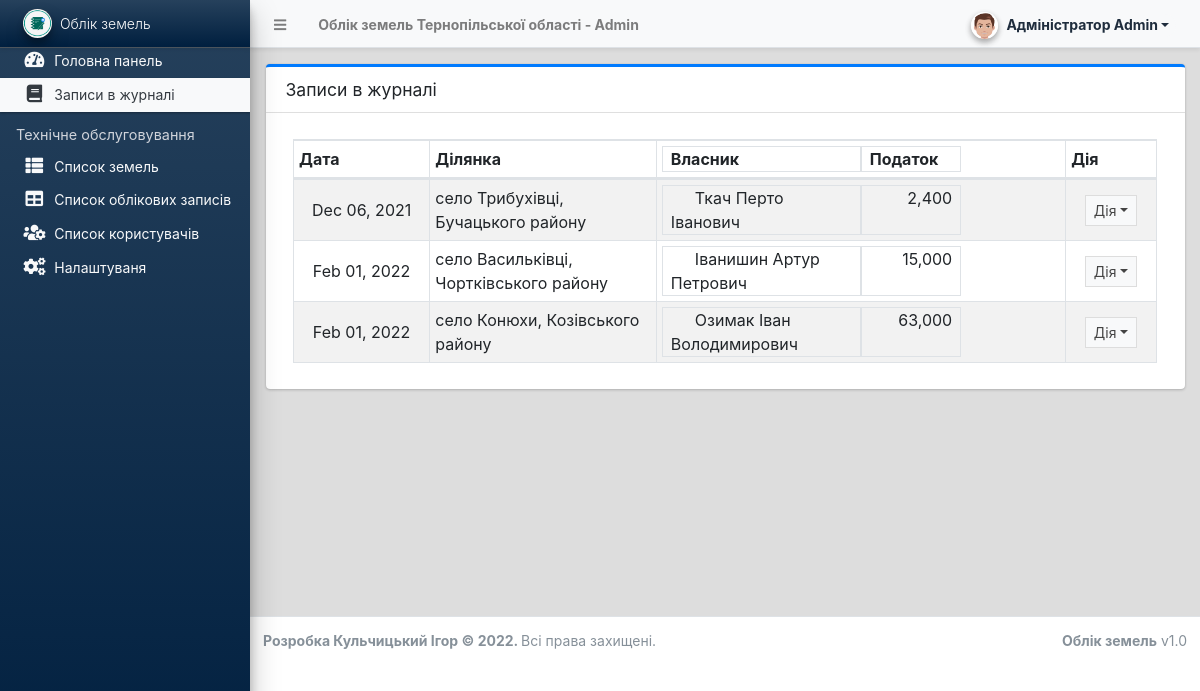
/admin/?page=journals (signed in), run on the app's committed database.
### tables this page shows
CREATE TABLE `journal_entries` (
  `id` int(30) NOT NULL,
  `code` varchar(100) NOT NULL,
  `journal_date` date NOT NULL,
  `description` text NOT NULL,
  `user_id` int(30) DEFAULT NULL,
  `date_created` datetime NOT NULL DEFAULT current_timestamp(),
  `date_updated` datetime DEFAULT NULL ON UPDATE current_timestamp()
);

CREATE TABLE `journal_items` (
  `journal_id` int(30) NOT NULL,
  `account_id` int(30) NOT NULL,
  `group_id` int(30) NOT NULL,
  `amount` float NOT NULL DEFAULT 0,
  `date_created` datetime NOT NULL DEFAULT current_timestamp()
);

CREATE TABLE `account_list` (
  `id` int(30) NOT NULL,
  `name` text NOT NULL,
  `description` text NOT NULL,
  `status` tinyint(1) NOT NULL DEFAULT 1,
  `delete_flag` tinyint(1) NOT NULL DEFAULT 0,
  `date_created` datetime NOT NULL DEFAULT current_timestamp(),
  `date_updated` datetime DEFAULT NULL ON UPDATE current_timestamp()
);

### config.php (called while the page is built, shortened)
<?php
require_once('classes/DBConnection.php');
require_once('classes/SystemSettings.php');
function validate_image($file){
	if(!empty($file)){
        $ex = explode('?',$file);
        $file = $ex[0];
        $param =  isset($ex[1]) ? '?'.$ex[1]  : '';
		if(is_file(base_app.$file)){
			return base_url.$file.$param;
		}else{
			return base_url.'dist/img/no-image-available.png';
		}
	}else{
		return base_url.'dist/img/no-image-available.png';
	}
}
function isMobileDevice(){
    $aMobileUA = array(
        '/iphone/i' => 'iPhone',
        '/ipod/i' => 'iPod',
        '/ipad/i' => 'iPad',
        '/android/i' => 'Android',
        '/blackberry/i' => 'BlackBerry',
        '/webos/i' => 'Mobile'
    );
    return false;
}
?>

### classes/DBConnection.php (called while the page is built, shortened)
<?php
class DBConnection{
    private $host = DB_SERVER;
    private $username = DB_USERNAME;
    private $password = DB_PASSWORD;
    private $database = DB_NAME;
    public $conn;
    public function __construct(){
        if (!isset($this->conn)) {
            $this->conn = new mysqli($this->host, $this->username, $this->password, $this->database);
        }
    }
}
?>

### classes/SystemSettings.php (called while the page is built, shortened)
<?php
class SystemSettings extends DBConnection{
	function userdata($field = ''){
		if(!empty($field)){
			if(isset($_SESSION['userdata'][$field]))
				return $_SESSION['userdata'][$field];
			else
				return null;
		}else{
			return false;
		}
	}
	function info($field=''){
		if(!empty($field)){
			if(isset($_SESSION['system_info'][$field]))
				return $_SESSION['system_info'][$field];
			else
				return false;
		}else{
			return false;
		}
	}
}
$_settings = new SystemSettings();
?>

### admin/journals/index.php (the view, shortened to what this page needs)
<?php
function format_num($number){
	$num_ex = explode('.',$number);
	$decimals = isset($num_ex[1]) ? strlen($num_ex[1]) : 0 ;
	return number_format($number,$decimals);
}
?>
<div class="card card-outline card-primary">
	<div class="card-header">
		<h3 class="card-title">Записи в журналі</h3>
	</div>
	<div class="card-body">
        <div class="container-fluid">
			<table class="table table-hover table-striped table-bordered">
				<colgroup>
					<col width="15%">
					<col width="25%">
					<col width="45%">
					<col width="10%">
				</colgroup>
				<thead>
					<tr>
						<th>Дата</th>
						<th>Ділянка</th>
						<th class="p-0">
							<div class="d-flex w-100">
								<div class="col-6 border">Власник</div>
								<div class="col-3 border">Податок</div>
							</div>
						</th>
						<th>Дія</th>
					</tr>
				</thead>
				<tbody>
					<?php
					$swhere = "";
					$journals = $conn->query("SELECT * FROM `journal_entries` {$swhere} order by date(journal_date) asc");
					while($row = $journals->fetch_assoc()):
					?>
					<tr>
						<td class="text-center"><?= date("M d, Y", strtotime($row['journal_date'])) ?></td>
						<td class=""><?= $row['code'] ?></td>
						<td class="p-0">
							<?php
							$jitems = $conn->query("SELECT j.*,a.name as account, g.type as `type` FROM `journal_items` j inner join account_list a on j.account_id = a.id inner join group_list g on j.group_id = g.id where j.journal_id = '{$row['id']}'");
							while($rowss = $jitems->fetch_assoc()):
							?>
							<div class="d-flex w-100">
								<div class="col-6 border"><span class="pl-4"><?= $rowss['account'] ?></span></div>
								<div class="col-3 border text-right"><?= $rowss['type'] == 2 ? format_num($rowss['amount']) : '' ?></div>
							</div>
							<?php endwhile; ?>
						</td>
						<td class="text-center">
							<button type="button" class="btn btn-flat btn-default btn-sm dropdown-toggle dropdown-icon" data-toggle="dropdown">
									Дія
							</button>
						</td>
					</tr>
					<?php endwhile; ?>
				</tbody>
			</table>
		</div>
	</div>
</div>

### admin/index.php (shortened to what this page needs)
<?php require_once('../config.php'); ?>
 <!DOCTYPE html>
<html lang="en" class="" style="height: auto;">
<?php require_once('inc/header.php') ?>
  <body class="sidebar-mini layout-fixed control-sidebar-slide-open layout-navbar-fixed sidebar-mini-md sidebar-mini-xs" data-new-gr-c-s-check-loaded="14.991.0" data-gr-ext-installed="" style="height: auto;">
    <div class="wrapper">
     <?php require_once('inc/topBarNav.php') ?>
     <?php require_once('inc/navigation.php') ?>
     <?php $page = isset($_GET['page']) ? $_GET['page'] : 'home';  ?>
      <div class="content-wrapper pt-3" style="min-height: 567.854px;">
        <section class="content">
          <div class="container-fluid">
            <?php
              if(!file_exists($page.".php") && !is_dir($page)){
                  include '404.html';
              }else{
                if(is_dir($page))
                  include $page.'/index.php';
                else
                  include $page.'.php';
              }
            ?>
          </div>
        </section>
      </div>
      <?php require_once('inc/footer.php') ?>
  </body>
</html>

### admin/inc/header.php (shortened to what this page needs)
<head>
    <link rel="stylesheet" href="<?php echo base_url ?>plugins/fontawesome-free/css/all.min.css">
    <link rel="stylesheet" href="<?php echo base_url ?>plugins/tempusdominus-bootstrap-4/css/tempusdominus-bootstrap-4.min.css">
  <link rel="stylesheet" href="<?php echo base_url ?>plugins/datatables-bs4/css/dataTables.bootstrap4.min.css">
  <link rel="stylesheet" href="<?php echo base_url ?>plugins/datatables-responsive/css/responsive.bootstrap4.min.css">
  <link rel="stylesheet" href="<?php echo base_url ?>plugins/datatables-buttons/css/buttons.bootstrap4.min.css">
  <link rel="stylesheet" href="<?php echo base_url ?>plugins/select2/css/select2.min.css">
  <link rel="stylesheet" href="<?php echo base_url ?>plugins/select2-bootstrap4-theme/select2-bootstrap4.min.css">
    <link rel="stylesheet" href="<?php echo base_url ?>plugins/icheck-bootstrap/icheck-bootstrap.min.css">
    <link rel="stylesheet" href="<?php echo base_url ?>plugins/jqvmap/jqvmap.min.css">
    <link rel="stylesheet" href="<?php echo base_url ?>plugins/fullcalendar/main.css">
    <link rel="stylesheet" href="<?php echo base_url ?>dist/css/adminlte.css">
    <link rel="stylesheet" href="<?php echo base_url ?>dist/css/custom.css">
    <link rel="stylesheet" href="<?php echo base_url ?>plugins/overlayScrollbars/css/OverlayScrollbars.min.css">
    <link rel="stylesheet" href="<?php echo base_url ?>plugins/daterangepicker/daterangepicker.css">
    <link rel="stylesheet" href="<?php echo base_url ?>plugins/summernote/summernote-bs4.min.css">
  <link rel="stylesheet" href="<?php echo base_url ?>plugins/sweetalert2-theme-bootstrap-4/bootstrap-4.min.css">
  </head>

### admin/inc/topBarNav.php (shortened to what this page needs)
<nav class="main-header navbar navbar-expand navbar-light text-sm shadow-sm">
  <ul class="navbar-nav">
    <li class="nav-item">
    <a class="nav-link" data-widget="pushmenu" href="#" role="button"><i class="fas fa-bars"></i></a>
    </li>
    <li class="nav-item d-none d-sm-inline-block">
      <a href="<?php echo base_url ?>" class="nav-link"><b><?php echo (!isMobileDevice()) ? $_settings->info('name'):$_settings->info('short_name'); ?> - Admin</b></a>
    </li>
  </ul>
  <ul class="navbar-nav ml-auto">
    <li class="nav-item">
      <div class="btn-group nav-link">
            <button type="button" class="btn btn-rounded badge badge-light dropdown-toggle dropdown-icon" data-toggle="dropdown">
              <span><img src="<?php echo validate_image($_settings->userdata('avatar')) ?>" class="img-circle elevation-2 user-img" alt="User Image"></span>
              <span class="ml-3"><?php echo ucwords($_settings->userdata('firstname').' '.$_settings->userdata('lastname')) ?></span>
            </button>
        </div>
    </li>
  </ul>
</nav>

### admin/inc/navigation.php (shortened to what this page needs)
<aside class="main-sidebar sidebar-dark-light elevation-4 sidebar-no-expand bg-gradient-navy">
  <a href="<?php echo base_url ?>admin" class="brand-link bg-transparent text-sm shadow-sm bg-gradient-navy">
  <img src="<?php echo validate_image($_settings->info('logo'))?>" alt="Store Logo" class="brand-image img-circle elevation-3 bg-black" style="width: 1.8rem;height: 1.8rem;max-height: unset;object-fit:scale-down;object-position:center center">
  <span class="brand-text font-weight-light"><?php echo $_settings->info('short_name') ?></span>
  </a>
  <div class="sidebar os-host os-theme-light os-host-overflow os-host-overflow-y os-host-resize-disabled os-host-transition os-host-scrollbar-horizontal-hidden">
    <div class="os-content-glue" style="margin: 0px -8px; width: 249px; height: 646px;"></div>
    <div class="os-padding">
      <div class="os-viewport os-viewport-native-scrollbars-invisible" style="overflow-y: scroll;">
        <div class="os-content" style="padding: 0px 8px; height: 100%; width: 100%;">
          <nav class="">
             <ul class="nav nav-pills nav-sidebar flex-column text-sm nav-compact nav-flat nav-child-indent nav-collapse-hide-child text-dark" data-widget="treeview" role="menu" data-accordion="false">
              <li class="nav-item dropdown">
                <a href="./" class="nav-link text-light nav-home">
                  <i class="nav-icon fas fa-tachometer-alt"></i>
                  <p>
                      Головна панель
                  </p>
                </a>
              </li>
              <li class="nav-item">
                <a href="<?php echo base_url ?>admin/?page=journals" class="nav-link text-light nav-journals">
                  <i class="nav-icon fas fa-book"></i>
                  <p>
                      Записи в журналі
                  </p>
                </a>
              </li>
              <?php if($_settings->userdata('type') == 1): ?>
              <li class="nav-header">Технічне обслуговування</li>
              <li class="nav-item dropdown">
                <a href="<?php echo base_url ?>admin/?page=groups" class="nav-link text-light nav-groups">
                  <i class="nav-icon fas fa-th-list"></i>
                  <p>
                      Список земель
                  </p>
                </a>
              </li>
              <li class="nav-item dropdown">
                <a href="<?php echo base_url ?>admin/?page=accounts" class="nav-link text-light nav-accounts">
                  <i class="nav-icon fas fa-table"></i>
                  <p>
                      Список облікових записів
                  </p>
                </a>
              </li>
              <li class="nav-item dropdown">
                <a href="<?php echo base_url ?>admin/?page=user/list" class="nav-link text-light nav-user_list">
                  <i class="nav-icon fas fa-users-cog"></i>
                  <p>
                      Список користувачів
                  </p>
                </a>
              </li>
              <li class="nav-item dropdown">
                <a href="<?php echo base_url ?>admin/?page=system_info" class="nav-link text-light nav-system_info">
                  <i class="nav-icon fas fa-cogs"></i>
                  <p>
                    Налаштуваня
                  </p>
                </a>
              </li>
              <?php endif; ?>
            </ul>
          </nav>
        </div>
      </div>
    </div>
  </div>
</aside>

### admin/inc/footer.php (shortened to what this page needs)
<footer class="main-footer text-sm">
        <strong>Розробка Кульчицький Ігор © <?php echo date('Y') ?>.
        </strong>
        Всі права захищені.
        <div class="float-right d-none d-sm-inline-block">
          <b><?php echo $_settings->info('short_name') ?></b> v1.0
        </div>
      </footer>
    </div>

### admin/inc/topBarNav.php (style rules this page uses)
.user-img { position: absolute; height: 27px; width: 27px; object-fit: cover; left: -7%; top: -12%; }
.btn-rounded { border-radius: 50px; }

### admin/journals/index.php (style rules this page uses)
th.p-0, td.p-0 { padding: 0 !important; }

### data on the page
journal_entries: journal_date "Dec 06, 2021", code "село Трибухівці, Бучацького району"
journal_items: account.name "Ткач Перто Іванович", amount "2,400"
journal_entries: journal_date "Feb 01, 2022", code "село Васильківці, Чортківського району"
journal_items: account.name "Іванишин Артур Петрович", amount "15,000"
journal_entries: journal_date "Feb 01, 2022", code "село Конюхи, Козівського району"
journal_items: account.name "Озимак Іван Володимирович", amount "63,000"

### other printed values
$_settings->info('name') "Облік земель Тернопільської області"
$_settings->userdata('firstname').' '.$_settings->userdata('lastname') "Адміністратор Admin"
$_settings->info('short_name') "Облік земель"
